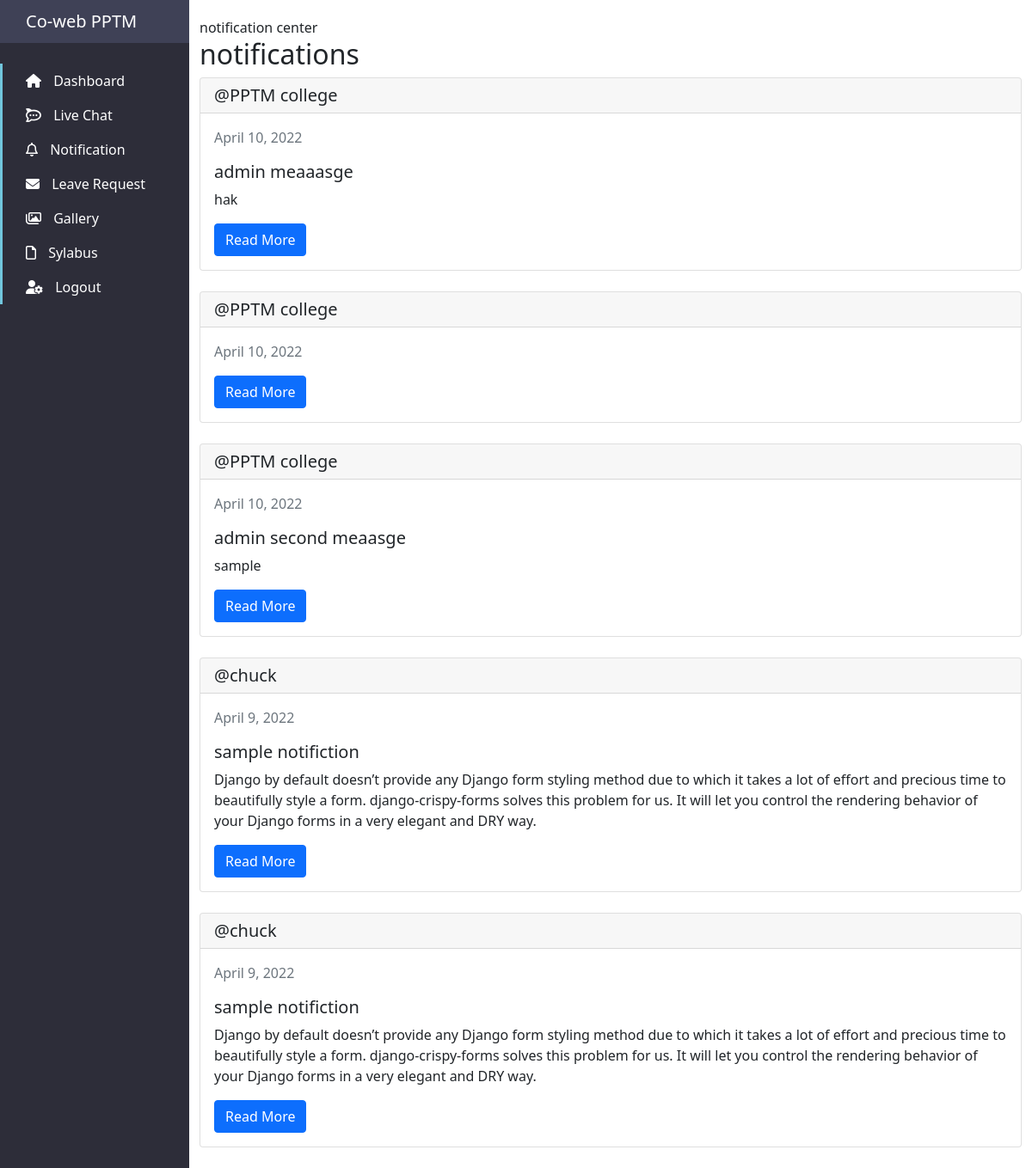
/user/notification, run on the app's committed database.
### users/models.py (models this page shows)
class notifications(models.Model):
    user = models.ForeignKey(User,on_delete=models.CASCADE)
    header = models.CharField(max_length=255)
    content = models.TextField()
    created = models.DateField(auto_now_add=True)
    link = models.URLField()

### users/views.py (the view, shortened to what this page needs)
# urls.py: path('notification',views.sendNotification),
def sendNotification(request):
    user = request.user
    data = notifications.objects.all().order_by('-created')
    return render(request,'create-notifications.html',{'data':data})

### users/templates/create-notifications.html (shortened to what this page needs)
{% extends 'index.html' %}
{% block views %}
notification center
<div><h2>notifications</h2>
    <div>
        {% for item in data %}
        <div class="card">
            <h5 class="card-header">@{{item.user.first_name}}</h5>
            <div class="card-body">
                <p class="text-muted">{{item.created}}
              <h5 class="card-title">{{item.header}}</h5>
              <p class="card-text">{{item.content}}</p>
              <a href="{{item.link}}" target="_blank" class="btn btn-primary">Read More</a>
            </div>
          </div>
          <br>
          {% endfor %}
    </div>
</div>
{% endblock views %}

### users/templates/sidebar.html (style rules this page uses)
a { text-decoration: none; }

### data on the page
notifications: user.first_name "PPTM college", created "April 10, 2022", header "admin meaaasge", content "hak"
notifications: user.first_name "PPTM college", created "April 10, 2022"
notifications: user.first_name "PPTM college", created "April 10, 2022", header "admin second meaasge", content "sample"
notifications: user.first_name "chuck", created "April 9, 2022", header "sample notifiction", content "Django by default doesn’t provide any Django form styling method due to which it takes a lot of effort and precious time to beautifully style a form. django-crispy-forms solves this problem for us. It will let you control the rendering behavior of your Django forms in a very elegant and DRY way."
notifications: user.first_name "chuck", created "April 9, 2022", header "sample notifiction", content "Django by default doesn’t provide any Django form styling method due to which it takes a lot of effort and precious time to beautifully style a form. django-crispy-forms solves this problem for us. It will let you control the rendering behavior of your Django forms in a very elegant and DRY way."
